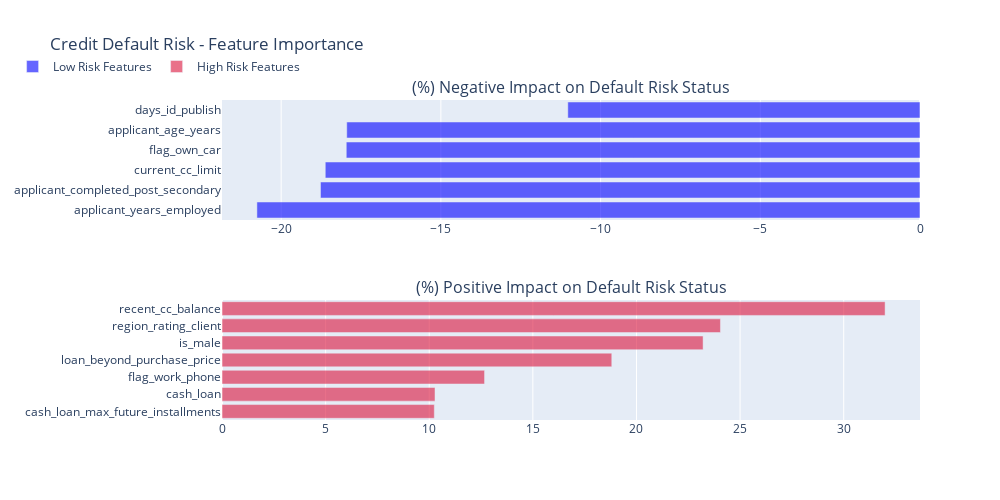

Notebook code for this chart:
### Code cell
fig2 = make_subplots(rows=2, cols=1,
                    subplot_titles=("(%) Negative Impact on Default Risk Status", 
                                    "(%) Positive Impact on Default Risk Status"))

fig2.add_trace(go.Bar(y=neg_features_df['index'],
                    x=neg_features_df['Coefs'],
                    orientation='h',
                    name='Low Risk Features',
                    marker_color='Blue',
                    opacity=0.6),
                    row=1, col=1)

fig2.add_trace(go.Bar(y=pos_features_df['index'],
                    x=pos_features_df['Coefs'],
                    orientation='h',
                    name='High Risk Features',
                    marker_color='Crimson',
                    opacity=0.6),
                    row=2, col=1)

fig2.update_layout(title_text='Credit Default Risk - Feature Importance',
                  legend_orientation='h',
                  legend=dict(x=-.3, y=1.15),
                  autosize=False,
                  width=1000,
                  height=500)

### Figure 1 — Plotly figure (JSON) as saved in the notebook; plotly's stock layout.template omitted (floating-point values rounded to 4 significant figures)
{"data": [{"marker": {"color": "Blue"}, "name": "Low Risk Features", "opacity": 0.6, "orientation": "h", "type": "bar", "x": [-20.76, -18.77, -18.62, -17.96, -17.95, -11.03], "xaxis": "x", "y": ["applicant_years_employed", "applicant_completed_post_secondary", "current_cc_limit", "flag_own_car", "applicant_age_years", "days_id_publish"], "yaxis": "y"}, {"marker": {"color": "Crimson"}, "name": "High Risk Features", "opacity": 0.6, "orientation": "h", "type": "bar", "x": [10.25, 10.28, 12.67, 18.81, 23.21, 24.05, 32.0], "xaxis": "x2", "y": ["cash_loan_max_future_installments", "cash_loan", "flag_work_phone", "loan_beyond_purchase_price", "is_male", "region_rating_client", "recent_cc_balance"], "yaxis": "y2"}], "layout": {"annotations": [{"font": {"size": 16}, "showarrow": false, "text": "(%) Negative Impact on Default Risk Status", "x": 0.5, "xanchor": "center", "xref": "paper", "y": 1, "yanchor": "bottom", "yref": "paper"}, {"font": {"size": 16}, "showarrow": false, "text": "(%) Positive Impact on Default Risk Status", "x": 0.5, "xanchor": "center", "xref": "paper", "y": 0.375, "yanchor": "bottom", "yref": "paper"}], "autosize": false, "height": 500, "legend": {"orientation": "h", "x": -0.3, "y": 1.15}, "title": {"text": "Credit Default Risk - Feature Importance"}, "width": 1000, "xaxis": {"anchor": "y", "domain": [0, 1]}, "xaxis2": {"anchor": "y2", "domain": [0, 1]}, "yaxis": {"anchor": "x", "domain": [0.625, 1]}, "yaxis2": {"anchor": "x2", "domain": [0, 0.375]}}}
